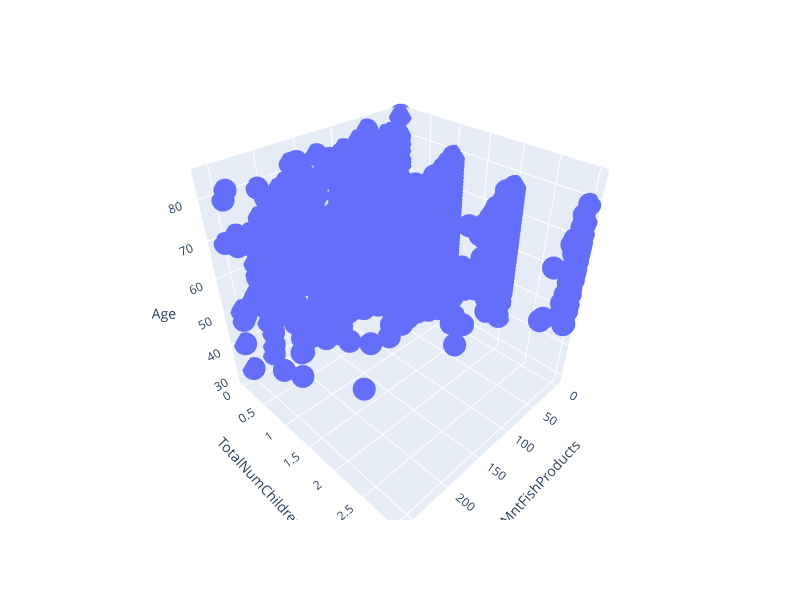

The notebook cell this image was saved under:
### Markdown cell above
The more children at home, the less spent on meat.  People overall spend less on meat than wine.

### Code cell
fig = px.scatter_3d(df, x='MntFishProducts', y='TotalNumChildren', z='Age')
fig.update_layout(
    width=800,   # width in pixels
    height=600   # height in pixels
)
fig.show()

### Figure 1 — Plotly figure (JSON) as saved in the notebook; plotly's stock layout.template omitted (floating-point values rounded to 4 significant figures; data arrays with more than 128 entries replaced by an {"elided": "..."} marker saying what was removed)
{"data": [{"hovertemplate": "MntFishProducts=%{x}<br>TotalNumChildren=%{y}<br>Age=%{z}<extra></extra>", "legendgroup": "", "marker": {"color": "#636efa", "symbol": "circle"}, "mode": "markers", "name": "", "scene": "scene", "showlegend": false, "type": "scatter3d", "x": {"elided": "2226 int values"}, "y": {"elided": "2226 int values"}, "z": {"elided": "2226 int values"}}], "layout": {"height": 600, "legend": {"tracegroupgap": 0}, "margin": {"t": 60}, "scene": {"domain": {"x": [0, 1], "y": [0, 1]}, "xaxis": {"title": {"text": "MntFishProducts"}}, "yaxis": {"title": {"text": "TotalNumChildren"}}, "zaxis": {"title": {"text": "Age"}}}, "width": 800}}
